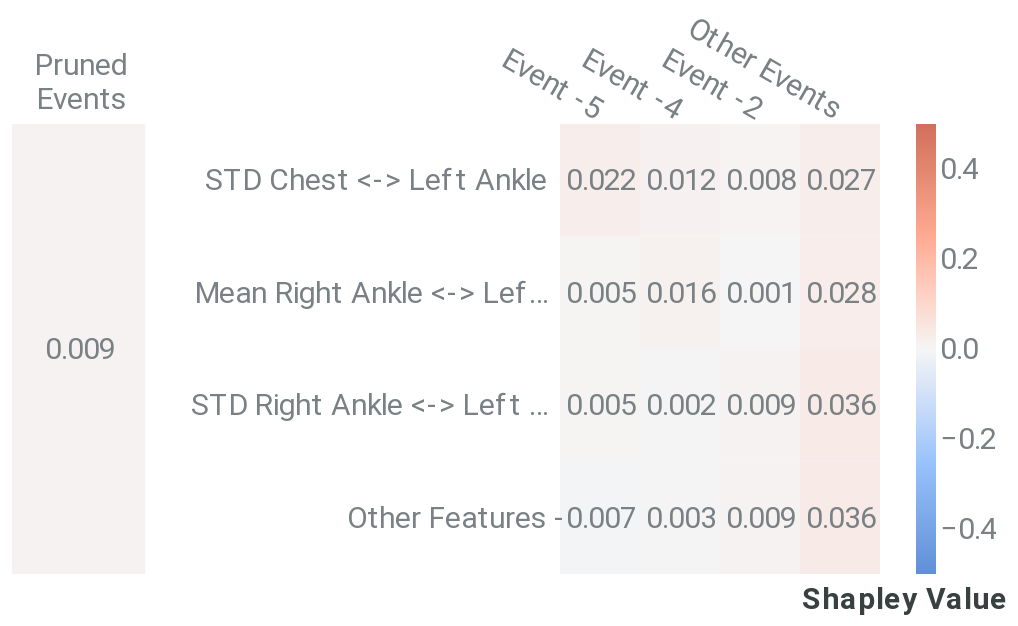

The cell this chart's notebook holds for it:
### Markdown cell above
##### Cell-level explanation

### Code cell
cell_dict = {'rs': 42, 'nsamples': 32000, 'top_x_events': 3, 'top_x_feats': 3}
cell_data = local_cell_level(f_hs, pos_x_data, cell_dict, event_data, feature_data, positive_sequence_id, sequence_id_feat, average_event, pruning_idx)
feat_names = list(feature_data['Feature'].values)[:-1] # exclude pruned events
cell_plot = plot_cell_level(cell_data, feat_names, feature_dict.get('plot_features'))
cell_plot

### Figure 1 — Vega-Lite specification as saved in the notebook (floating-point values rounded to 4 significant figures)
{"config": {"axis": {"domain": true, "domainColor": "#798184", "grid": false, "gridColor": "#798184", "gridOpacity": 0.5, "gridDash": [3, 5], "gridWidth": 0.8, "gridCap": "round", "labelPadding": 3, "labelFont": "Roboto", "labelColor": "#798184", "tickSize": 5, "tickColor": "#798184", "tickOpacity": 0.5, "titleColor": "#384140", "titleFont": "Roboto", "titleFontSize": 12}, "axisBand": {"domain": true, "ticks": false, "labelPadding": 7}, "axisY": {"domain": false, "titleAlign": "left", "titleAngle": 0, "titleX": -20, "titleY": -10}, "legend": {"labelColor": "#798184", "labelFontSize": 12, "symbolSize": 40, "titleColor": "#384140", "titleFontSize": 12, "titlePadding": 10, "titleFont": "Roboto", "labelFont": "Roboto"}, "line": {"stroke": "#618FE0", "strokeWidth": 2}, "rule": {"stroke": "#798184"}, "path": {"stroke": "#618FE0", "strokeWidth": 0.5}, "rect": {"fill": "#618FE0"}, "point": {"filled": true, "shape": "circle"}, "shape": {"stroke": "#618FE0"}, "bar": {"fill": "#618FE0", "stroke": null}, "text": {"font": "Roboto", "color": "#384140", "fontSize": 12}, "arc": {"stroke": "#fff", "strokeWidth": 1}, "range": {"category": ["#618FE0", "#50D0B0", "#E17560", "#E8B474", "#D889C4", "#34A3BC", "#A583A4"], "ramp": ["#001854", "#002f72", "#04478e", "#1e5fab", "#4477c5", "#6290e1", "#7ea9fd", "#9ec7ff", "#bde4ff"], "heatmap": ["#001854", "#002f72", "#04478e", "#1e5fab", "#4477c5", "#6290e1", "#7ea9fd", "#9ec7ff", "#bde4ff"], "diverging": ["#003b26", "#006b52", "#1aa082", "#55d5b5", "#f5f5f5", "#ffaa92", "#d16f5b", "#9e392c", "#650200"]}, "title": {"anchor": "start", "fontSize": 20, "color": "#384140", "fontWeight": "bold", "offset": 20, "font": "Roboto", "subtitleColor": "#384140", "subtitleFontSize": 16}, "header": {"labelFontSize": 12, "titleFontSize": 16, "labelColor": "#384140", "titleColor": "#384140", "titleFont": "Roboto", "labelFont": "Roboto"}, "group": {"fill": "white"}, "background": "white", "view": {"stroke": "transparent", "continuousHeight": 300, "continuousWidth": 400}}, "hconcat": [{"layer": [{"mark": "rect", "encoding": {"color": {"field": "rounded", "legend": null, "scale": {"domain": [-0.5, 0.5], "range": ["#5f8fd6", "#99c3fb", "#f5f5f5", "#ffaa92", "#d16f5b"]}, "title": null, "type": "quantitative"}, "x": {"axis": {"titleFontSize": 15}, "field": "Event", "type": "nominal"}, "y": {"axis": {"domain": false, "labels": false, "title": null}, "field": "Feature", "type": "nominal"}}}, {"mark": {"type": "text", "align": "right", "baseline": "middle", "color": "#798184", "dx": 18, "fontSize": 15}, "encoding": {"text": {"field": "rounded_str", "type": "nominal"}, "x": {"axis": {"domain": false, "labelAngle": 0, "labelFontSize": 15, "labelOffset": 24, "labelPadding": 30, "orient": "top", "title": null}, "field": "Event", "type": "nominal"}, "y": {"axis": {"domain": false, "labels": false, "title": null}, "field": "Feature", "type": "nominal"}}}], "data": {"name": "data-8418158a624276ad64968b908b1f61e7"}, "height": 225, "width": 66.67}, {"layer": [{"mark": "rect", "encoding": {"color": {"field": "rounded", "legend": {"gradientLength": 225, "gradientThickness": 10, "labelFontSize": 15, "orient": "right"}, "scale": {"domain": [-0.5, 0.5], "range": ["#5f8fd6", "#99c3fb", "#f5f5f5", "#ffaa92", "#d16f5b"]}, "title": null, "type": "quantitative"}, "x": {"axis": {"titleFontSize": 15}, "field": "Event", "sort": ["Event -5", "Event -4", "Event -2"], "type": "nominal"}, "y": {"axis": {"domain": false, "labelFontSize": 15, "title": null}, "field": "Feature", "sort": ["STD Chest <-> Left Ankle", "Mean Right Ankle <-> Left Ankle", "STD Right Ankle <-> Left Ankle"], "type": "nominal"}}}, {"mark": {"type": "text", "align": "right", "baseline": "middle", "color": "#798184", "dx": 18, "fontSize": 15}, "encoding": {"text": {"field": "rounded_str", "type": "nominal"}, "x": {"axis": {"domain": false, "labelAngle": 30, "labelFontSize": 15, "orient": "top", "title": "Shapley Value", "titleX": 172, "titleY": 245}, "field": "Event", "sort": ["Event -5", "Event -4", "Event -2"], "type": "nominal"}, "y": {"axis": {"domain": false, "labelFontSize": 15, "title": null}, "field": "Feature", "sort": ["STD Chest <-> Left Ankle", "Mean Right Ankle <-> Left Ankle", "STD Right Ankle <-> Left Ankle"], "type": "nominal"}}}], "data": {"name": "data-389ac43b97f127bb74f6ecea78523168"}, "height": 225, "width": 160}], "resolve": {"scale": {"color": "independent"}}, "$schema": "https://vega.github.io/schema/vega-lite/v4.17.0.json", "datasets": {"data-8418158a624276ad64968b908b1f61e7": [{"Event": ["Pruned", "Events"], "Feature": "Other features", "rounded": 0.009, "rounded_str": "0.009"}], "data-389ac43b97f127bb74f6ecea78523168": [{"Event": "Other Events", "Feature": "Other Features", "Shapley Value": 0.0365, "rounded": 0.036, "rounded_str": "0.036"}, {"Event": "Other Events", "Feature": "STD Right Ankle <-> Left Ankle", "Shapley Value": 0.0357, "rounded": 0.036, "rounded_str": "0.036"}, {"Event": "Other Events", "Feature": "Mean Right Ankle <-> Left Ankle", "Shapley Value": 0.02811, "rounded": 0.028, "rounded_str": "0.028"}, {"Event": "Other Events", "Feature": "STD Chest <-> Left Ankle", "Shapley Value": 0.02662, "rounded": 0.027, "rounded_str": "0.027"}, {"Event": "Event -5", "Feature": "STD Chest <-> Left Ankle", "Shapley Value": 0.02222, "rounded": 0.022, "rounded_str": "0.022"}, {"Event": "Event -4", "Feature": "Mean Right Ankle <-> Left Ankle", "Shapley Value": 0.01556, "rounded": 0.016, "rounded_str": "0.016"}, {"Event": "Event -4", "Feature": "STD Chest <-> Left Ankle", "Shapley Value": 0.01228, "rounded": 0.012, "rounded_str": "0.012"}, {"Event": "Event -2", "Feature": "Other Features", "Shapley Value": 0.009151, "rounded": 0.009, "rounded_str": "0.009"}, {"Event": "Event -2", "Feature": "STD Right Ankle <-> Left Ankle", "Shapley Value": 0.008681, "rounded": 0.009, "rounded_str": "0.009"}, {"Event": "Event -2", "Feature": "STD Chest <-> Left Ankle", "Shapley Value": 0.007558, "rounded": 0.008, "rounded_str": "0.008"}, {"Event": "Event -5", "Feature": "Mean Right Ankle <-> Left Ankle", "Shapley Value": 0.004987, "rounded": 0.005, "rounded_str": "0.005"}, {"Event": "Event -5", "Feature": "STD Right Ankle <-> Left Ankle", "Shapley Value": 0.004769, "rounded": 0.005, "rounded_str": "0.005"}, {"Event": "Event -4", "Feature": "Other Features", "Shapley Value": 0.003478, "rounded": 0.003, "rounded_str": "0.003"}, {"Event": "Event -4", "Feature": "STD Right Ankle <-> Left Ankle", "Shapley Value": 0.002416, "rounded": 0.002, "rounded_str": "0.002"}, {"Event": "Event -2", "Feature": "Mean Right Ankle <-> Left Ankle", "Shapley Value": 0.000936, "rounded": 0.001, "rounded_str": "0.001"}, {"Event": "Event -5", "Feature": "Other Features", "Shapley Value": -0.006823, "rounded": -0.007, "rounded_str": "-0.007"}]}}
